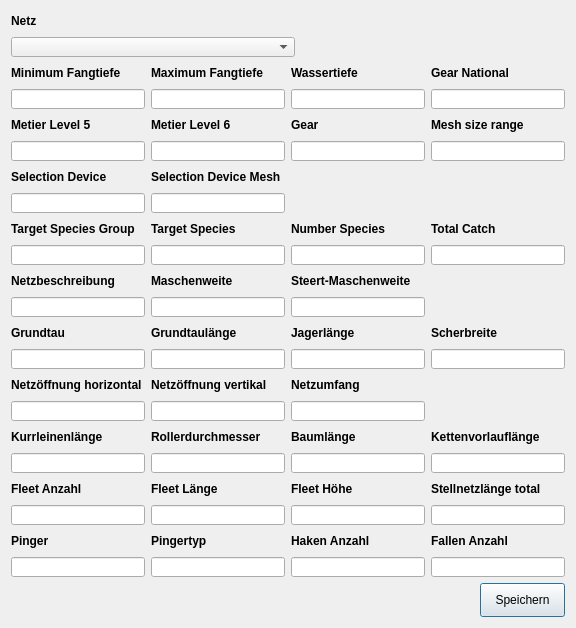
<?xml version="1.0" encoding="UTF-8"?>
<ui version="4.0">
 <class>frm_gear</class>
 <widget class="QDialog" name="frm_gear">
  <property name="geometry">
   <rect>
    <x>0</x>
    <y>0</y>
    <width>576</width>
    <height>614</height>
   </rect>
  </property>
  <property name="windowTitle">
   <string>Dialog</string>
  </property>
  <layout class="QVBoxLayout" name="verticalLayout">
   <item>
    <layout class="QGridLayout" name="gridLayout_2">
     <item row="1" column="0">
      <widget class="QComboBox" name="cb_netz">
       <property name="minimumSize">
        <size>
         <width>284</width>
         <height>20</height>
        </size>
       </property>
      </widget>
     </item>
     <item row="0" column="1" rowspan="2">
      <spacer name="horizontalSpacer">
       <property name="orientation">
        <enum>Qt::Horizontal</enum>
       </property>
       <property name="sizeHint" stdset="0">
        <size>
         <width>40</width>
         <height>20</height>
        </size>
       </property>
      </spacer>
     </item>
     <item row="0" column="0">
      <widget class="QLabel" name="label">
       <property name="minimumSize">
        <size>
         <width>0</width>
         <height>20</height>
        </size>
       </property>
       <property name="font">
        <font>
         <weight>75</weight>
         <bold>true</bold>
        </font>
       </property>
       <property name="text">
        <string>Netz</string>
       </property>
      </widget>
     </item>
    </layout>
   </item>
   <item>
    <layout class="QGridLayout" name="gridLayout">
     <item row="0" column="0">
      <widget class="QLabel" name="label_2">
       <property name="sizePolicy">
        <sizepolicy hsizetype="Expanding" vsizetype="Expanding">
         <horstretch>0</horstretch>
         <verstretch>0</verstretch>
        </sizepolicy>
       </property>
       <property name="minimumSize">
        <size>
         <width>0</width>
         <height>20</height>
        </size>
       </property>
       <property name="font">
        <font>
         <weight>75</weight>
         <bold>true</bold>
        </font>
       </property>
       <property name="text">
        <string>Minimum Fangtiefe</string>
       </property>
      </widget>
     </item>
     <item row="0" column="1">
      <widget class="QLabel" name="label_38">
       <property name="sizePolicy">
        <sizepolicy hsizetype="Expanding" vsizetype="Expanding">
         <horstretch>0</horstretch>
         <verstretch>0</verstretch>
        </sizepolicy>
       </property>
       <property name="minimumSize">
        <size>
         <width>0</width>
         <height>20</height>
        </size>
       </property>
       <property name="font">
        <font>
         <weight>75</weight>
         <bold>true</bold>
        </font>
       </property>
       <property name="text">
        <string>Maximum Fangtiefe</string>
       </property>
      </widget>
     </item>
     <item row="0" column="2">
      <widget class="QLabel" name="label_37">
       <property name="sizePolicy">
        <sizepolicy hsizetype="Expanding" vsizetype="Expanding">
         <horstretch>0</horstretch>
         <verstretch>0</verstretch>
        </sizepolicy>
       </property>
       <property name="minimumSize">
        <size>
         <width>0</width>
         <height>20</height>
        </size>
       </property>
       <property name="font">
        <font>
         <weight>75</weight>
         <bold>true</bold>
        </font>
       </property>
       <property name="text">
        <string>Wassertiefe</string>
       </property>
      </widget>
     </item>
     <item row="0" column="3">
      <widget class="QLabel" name="label_4">
       <property name="sizePolicy">
        <sizepolicy hsizetype="Expanding" vsizetype="Expanding">
         <horstretch>0</horstretch>
         <verstretch>0</verstretch>
        </sizepolicy>
       </property>
       <property name="minimumSize">
        <size>
         <width>0</width>
         <height>20</height>
        </size>
       </property>
       <property name="font">
        <font>
         <weight>75</weight>
         <bold>true</bold>
        </font>
       </property>
       <property name="text">
        <string>Gear National</string>
       </property>
      </widget>
     </item>
     <item row="1" column="0">
      <widget class="QLineEdit" name="edit_minDepth">
       <property name="sizePolicy">
        <sizepolicy hsizetype="Expanding" vsizetype="Expanding">
         <horstretch>0</horstretch>
         <verstretch>0</verstretch>
        </sizepolicy>
       </property>
       <property name="minimumSize">
        <size>
         <width>130</width>
         <height>20</height>
        </size>
       </property>
      </widget>
     </item>
     <item row="1" column="1">
      <widget class="QLineEdit" name="edit_maxDepth">
       <property name="sizePolicy">
        <sizepolicy hsizetype="Expanding" vsizetype="Expanding">
         <horstretch>0</horstretch>
         <verstretch>0</verstretch>
        </sizepolicy>
       </property>
       <property name="minimumSize">
        <size>
         <width>130</width>
         <height>20</height>
        </size>
       </property>
      </widget>
     </item>
     <item row="1" column="2">
      <widget class="QLineEdit" name="edit_waterDepth">
       <property name="sizePolicy">
        <sizepolicy hsizetype="Expanding" vsizetype="Expanding">
         <horstretch>0</horstretch>
         <verstretch>0</verstretch>
        </sizepolicy>
       </property>
       <property name="minimumSize">
        <size>
         <width>130</width>
         <height>20</height>
        </size>
       </property>
      </widget>
     </item>
     <item row="1" column="3">
      <widget class="QLineEdit" name="edit_nation">
       <property name="enabled">
        <bool>true</bool>
       </property>
       <property name="sizePolicy">
        <sizepolicy hsizetype="Expanding" vsizetype="Expanding">
         <horstretch>0</horstretch>
         <verstretch>0</verstretch>
        </sizepolicy>
       </property>
       <property name="minimumSize">
        <size>
         <width>130</width>
         <height>20</height>
        </size>
       </property>
      </widget>
     </item>
     <item row="2" column="0">
      <widget class="QLabel" name="label_5">
       <property name="sizePolicy">
        <sizepolicy hsizetype="Expanding" vsizetype="Expanding">
         <horstretch>0</horstretch>
         <verstretch>0</verstretch>
        </sizepolicy>
       </property>
       <property name="minimumSize">
        <size>
         <width>0</width>
         <height>20</height>
        </size>
       </property>
       <property name="font">
        <font>
         <weight>75</weight>
         <bold>true</bold>
        </font>
       </property>
       <property name="text">
        <string>Metier Level 5</string>
       </property>
      </widget>
     </item>
     <item row="2" column="1">
      <widget class="QLabel" name="label_6">
       <property name="sizePolicy">
        <sizepolicy hsizetype="Expanding" vsizetype="Expanding">
         <horstretch>0</horstretch>
         <verstretch>0</verstretch>
        </sizepolicy>
       </property>
       <property name="minimumSize">
        <size>
         <width>0</width>
         <height>20</height>
        </size>
       </property>
       <property name="font">
        <font>
         <weight>75</weight>
         <bold>true</bold>
        </font>
       </property>
       <property name="text">
        <string>Metier Level 6</string>
       </property>
      </widget>
     </item>
     <item row="2" column="2">
      <widget class="QLabel" name="label_7">
       <property name="sizePolicy">
        <sizepolicy hsizetype="Expanding" vsizetype="Expanding">
         <horstretch>0</horstretch>
         <verstretch>0</verstretch>
        </sizepolicy>
       </property>
       <property name="minimumSize">
        <size>
         <width>0</width>
         <height>20</height>
        </size>
       </property>
       <property name="font">
        <font>
         <weight>75</weight>
         <bold>true</bold>
        </font>
       </property>
       <property name="text">
        <string>Gear</string>
       </property>
      </widget>
     </item>
     <item row="2" column="3">
      <widget class="QLabel" name="label_8">
       <property name="sizePolicy">
        <sizepolicy hsizetype="Expanding" vsizetype="Expanding">
         <horstretch>0</horstretch>
         <verstretch>0</verstretch>
        </sizepolicy>
       </property>
       <property name="minimumSize">
        <size>
         <width>0</width>
         <height>20</height>
        </size>
       </property>
       <property name="font">
        <font>
         <weight>75</weight>
         <bold>true</bold>
        </font>
       </property>
       <property name="text">
        <string>Mesh size range</string>
       </property>
      </widget>
     </item>
     <item row="3" column="0">
      <widget class="QLineEdit" name="edit_tier5">
       <property name="sizePolicy">
        <sizepolicy hsizetype="Expanding" vsizetype="Expanding">
         <horstretch>0</horstretch>
         <verstretch>0</verstretch>
        </sizepolicy>
       </property>
       <property name="minimumSize">
        <size>
         <width>130</width>
         <height>20</height>
        </size>
       </property>
      </widget>
     </item>
     <item row="3" column="1">
      <widget class="QLineEdit" name="edit_tier6">
       <property name="sizePolicy">
        <sizepolicy hsizetype="Expanding" vsizetype="Expanding">
         <horstretch>0</horstretch>
         <verstretch>0</verstretch>
        </sizepolicy>
       </property>
       <property name="minimumSize">
        <size>
         <width>130</width>
         <height>20</height>
        </size>
       </property>
      </widget>
     </item>
     <item row="3" column="2">
      <widget class="QLineEdit" name="edit_gear">
       <property name="sizePolicy">
        <sizepolicy hsizetype="Expanding" vsizetype="Expanding">
         <horstretch>0</horstretch>
         <verstretch>0</verstretch>
        </sizepolicy>
       </property>
       <property name="minimumSize">
        <size>
         <width>130</width>
         <height>20</height>
        </size>
       </property>
      </widget>
     </item>
     <item row="3" column="3">
      <widget class="QLineEdit" name="edit_meshSizeRange">
       <property name="sizePolicy">
        <sizepolicy hsizetype="Expanding" vsizetype="Expanding">
         <horstretch>0</horstretch>
         <verstretch>0</verstretch>
        </sizepolicy>
       </property>
       <property name="minimumSize">
        <size>
         <width>130</width>
         <height>20</height>
        </size>
       </property>
      </widget>
     </item>
     <item row="4" column="0">
      <widget class="QLabel" name="label_9">
       <property name="sizePolicy">
        <sizepolicy hsizetype="Expanding" vsizetype="Expanding">
         <horstretch>0</horstretch>
         <verstretch>0</verstretch>
        </sizepolicy>
       </property>
       <property name="minimumSize">
        <size>
         <width>0</width>
         <height>20</height>
        </size>
       </property>
       <property name="font">
        <font>
         <weight>75</weight>
         <bold>true</bold>
        </font>
       </property>
       <property name="text">
        <string>Selection Device</string>
       </property>
      </widget>
     </item>
     <item row="4" column="1">
      <widget class="QLabel" name="label_10">
       <property name="sizePolicy">
        <sizepolicy hsizetype="Expanding" vsizetype="Expanding">
         <horstretch>0</horstretch>
         <verstretch>0</verstretch>
        </sizepolicy>
       </property>
       <property name="minimumSize">
        <size>
         <width>0</width>
         <height>20</height>
        </size>
       </property>
       <property name="font">
        <font>
         <weight>75</weight>
         <bold>true</bold>
        </font>
       </property>
       <property name="text">
        <string>Selection Device Mesh</string>
       </property>
      </widget>
     </item>
     <item row="5" column="0">
      <widget class="QLineEdit" name="edit_device">
       <property name="sizePolicy">
        <sizepolicy hsizetype="Expanding" vsizetype="Expanding">
         <horstretch>0</horstretch>
         <verstretch>0</verstretch>
        </sizepolicy>
       </property>
       <property name="minimumSize">
        <size>
         <width>130</width>
         <height>20</height>
        </size>
       </property>
      </widget>
     </item>
     <item row="5" column="1">
      <widget class="QLineEdit" name="edit_deviceMesh">
       <property name="sizePolicy">
        <sizepolicy hsizetype="Expanding" vsizetype="Expanding">
         <horstretch>0</horstretch>
         <verstretch>0</verstretch>
        </sizepolicy>
       </property>
       <property name="minimumSize">
        <size>
         <width>130</width>
         <height>20</height>
        </size>
       </property>
      </widget>
     </item>
     <item row="6" column="0">
      <widget class="QLabel" name="label_12">
       <property name="sizePolicy">
        <sizepolicy hsizetype="Expanding" vsizetype="Expanding">
         <horstretch>0</horstretch>
         <verstretch>0</verstretch>
        </sizepolicy>
       </property>
       <property name="minimumSize">
        <size>
         <width>0</width>
         <height>20</height>
        </size>
       </property>
       <property name="font">
        <font>
         <weight>75</weight>
         <bold>true</bold>
        </font>
       </property>
       <property name="text">
        <string>Target Species Group</string>
       </property>
      </widget>
     </item>
     <item row="6" column="1">
      <widget class="QLabel" name="label_11">
       <property name="sizePolicy">
        <sizepolicy hsizetype="Expanding" vsizetype="Expanding">
         <horstretch>0</horstretch>
         <verstretch>0</verstretch>
        </sizepolicy>
       </property>
       <property name="minimumSize">
        <size>
         <width>0</width>
         <height>20</height>
        </size>
       </property>
       <property name="font">
        <font>
         <weight>75</weight>
         <bold>true</bold>
        </font>
       </property>
       <property name="text">
        <string>Target Species</string>
       </property>
      </widget>
     </item>
     <item row="6" column="2">
      <widget class="QLabel" name="label_17">
       <property name="sizePolicy">
        <sizepolicy hsizetype="Expanding" vsizetype="Expanding">
         <horstretch>0</horstretch>
         <verstretch>0</verstretch>
        </sizepolicy>
       </property>
       <property name="minimumSize">
        <size>
         <width>0</width>
         <height>20</height>
        </size>
       </property>
       <property name="font">
        <font>
         <weight>75</weight>
         <bold>true</bold>
        </font>
       </property>
       <property name="text">
        <string>Number Species</string>
       </property>
      </widget>
     </item>
     <item row="6" column="3">
      <widget class="QLabel" name="label_13">
       <property name="sizePolicy">
        <sizepolicy hsizetype="Expanding" vsizetype="Expanding">
         <horstretch>0</horstretch>
         <verstretch>0</verstretch>
        </sizepolicy>
       </property>
       <property name="minimumSize">
        <size>
         <width>0</width>
         <height>20</height>
        </size>
       </property>
       <property name="font">
        <font>
         <weight>75</weight>
         <bold>true</bold>
        </font>
       </property>
       <property name="text">
        <string>Total Catch</string>
       </property>
      </widget>
     </item>
     <item row="7" column="0">
      <widget class="QLineEdit" name="edit_spGroup">
       <property name="sizePolicy">
        <sizepolicy hsizetype="Expanding" vsizetype="Expanding">
         <horstretch>0</horstretch>
         <verstretch>0</verstretch>
        </sizepolicy>
       </property>
       <property name="minimumSize">
        <size>
         <width>130</width>
         <height>20</height>
        </size>
       </property>
      </widget>
     </item>
     <item row="7" column="1">
      <widget class="QLineEdit" name="edit_sp">
       <property name="sizePolicy">
        <sizepolicy hsizetype="Expanding" vsizetype="Expanding">
         <horstretch>0</horstretch>
         <verstretch>0</verstretch>
        </sizepolicy>
       </property>
       <property name="minimumSize">
        <size>
         <width>130</width>
         <height>20</height>
        </size>
       </property>
      </widget>
     </item>
     <item row="7" column="2">
      <widget class="QLineEdit" name="edit_spNum">
       <property name="sizePolicy">
        <sizepolicy hsizetype="Expanding" vsizetype="Expanding">
         <horstretch>0</horstretch>
         <verstretch>0</verstretch>
        </sizepolicy>
       </property>
       <property name="minimumSize">
        <size>
         <width>130</width>
         <height>20</height>
        </size>
       </property>
      </widget>
     </item>
     <item row="7" column="3">
      <widget class="QLineEdit" name="edit_catch">
       <property name="sizePolicy">
        <sizepolicy hsizetype="Expanding" vsizetype="Expanding">
         <horstretch>0</horstretch>
         <verstretch>0</verstretch>
        </sizepolicy>
       </property>
       <property name="minimumSize">
        <size>
         <width>130</width>
         <height>20</height>
        </size>
       </property>
      </widget>
     </item>
     <item row="8" column="0">
      <widget class="QLabel" name="label_19">
       <property name="sizePolicy">
        <sizepolicy hsizetype="Expanding" vsizetype="Expanding">
         <horstretch>0</horstretch>
         <verstretch>0</verstretch>
        </sizepolicy>
       </property>
       <property name="minimumSize">
        <size>
         <width>0</width>
         <height>20</height>
        </size>
       </property>
       <property name="font">
        <font>
         <weight>75</weight>
         <bold>true</bold>
        </font>
       </property>
       <property name="text">
        <string>Netzbeschreibung</string>
       </property>
      </widget>
     </item>
     <item row="8" column="1">
      <widget class="QLabel" name="label_18">
       <property name="sizePolicy">
        <sizepolicy hsizetype="Expanding" vsizetype="Expanding">
         <horstretch>0</horstretch>
         <verstretch>0</verstretch>
        </sizepolicy>
       </property>
       <property name="minimumSize">
        <size>
         <width>0</width>
         <height>20</height>
        </size>
       </property>
       <property name="font">
        <font>
         <weight>75</weight>
         <bold>true</bold>
        </font>
       </property>
       <property name="text">
        <string>Maschenweite</string>
       </property>
      </widget>
     </item>
     <item row="8" column="2">
      <widget class="QLabel" name="label_14">
       <property name="sizePolicy">
        <sizepolicy hsizetype="Expanding" vsizetype="Expanding">
         <horstretch>0</horstretch>
         <verstretch>0</verstretch>
        </sizepolicy>
       </property>
       <property name="minimumSize">
        <size>
         <width>0</width>
         <height>20</height>
        </size>
       </property>
       <property name="font">
        <font>
         <weight>75</weight>
         <bold>true</bold>
        </font>
       </property>
       <property name="text">
        <string>Steert-Maschenweite</string>
       </property>
      </widget>
     </item>
     <item row="9" column="0">
      <widget class="QLineEdit" name="edit_gearAdd">
       <property name="sizePolicy">
        <sizepolicy hsizetype="Expanding" vsizetype="Expanding">
         <horstretch>0</horstretch>
         <verstretch>0</verstretch>
        </sizepolicy>
       </property>
       <property name="minimumSize">
        <size>
         <width>130</width>
         <height>20</height>
        </size>
       </property>
      </widget>
     </item>
     <item row="9" column="1">
      <widget class="QLineEdit" name="edit_meshSize">
       <property name="sizePolicy">
        <sizepolicy hsizetype="Expanding" vsizetype="Expanding">
         <horstretch>0</horstretch>
         <verstretch>0</verstretch>
        </sizepolicy>
       </property>
       <property name="minimumSize">
        <size>
         <width>130</width>
         <height>20</height>
        </size>
       </property>
      </widget>
     </item>
     <item row="9" column="2">
      <widget class="QLineEdit" name="edit_codendMeshSize">
       <property name="sizePolicy">
        <sizepolicy hsizetype="Expanding" vsizetype="Expanding">
         <horstretch>0</horstretch>
         <verstretch>0</verstretch>
        </sizepolicy>
       </property>
       <property name="minimumSize">
        <size>
         <width>130</width>
         <height>20</height>
        </size>
       </property>
      </widget>
     </item>
     <item row="10" column="0">
      <widget class="QLabel" name="label_23">
       <property name="sizePolicy">
        <sizepolicy hsizetype="Expanding" vsizetype="Expanding">
         <horstretch>0</horstretch>
         <verstretch>0</verstretch>
        </sizepolicy>
       </property>
       <property name="minimumSize">
        <size>
         <width>0</width>
         <height>20</height>
        </size>
       </property>
       <property name="font">
        <font>
         <weight>75</weight>
         <bold>true</bold>
        </font>
       </property>
       <property name="text">
        <string>Grundtau</string>
       </property>
      </widget>
     </item>
     <item row="10" column="1">
      <widget class="QLabel" name="label_15">
       <property name="sizePolicy">
        <sizepolicy hsizetype="Expanding" vsizetype="Expanding">
         <horstretch>0</horstretch>
         <verstretch>0</verstretch>
        </sizepolicy>
       </property>
       <property name="minimumSize">
        <size>
         <width>0</width>
         <height>20</height>
        </size>
       </property>
       <property name="font">
        <font>
         <weight>75</weight>
         <bold>true</bold>
        </font>
       </property>
       <property name="text">
        <string>Grundtaulänge</string>
       </property>
      </widget>
     </item>
     <item row="10" column="2">
      <widget class="QLabel" name="label_22">
       <property name="sizePolicy">
        <sizepolicy hsizetype="Expanding" vsizetype="Expanding">
         <horstretch>0</horstretch>
         <verstretch>0</verstretch>
        </sizepolicy>
       </property>
       <property name="minimumSize">
        <size>
         <width>0</width>
         <height>20</height>
        </size>
       </property>
       <property name="font">
        <font>
         <weight>75</weight>
         <bold>true</bold>
        </font>
       </property>
       <property name="text">
        <string>Jagerlänge</string>
       </property>
      </widget>
     </item>
     <item row="10" column="3">
      <widget class="QLabel" name="label_16">
       <property name="sizePolicy">
        <sizepolicy hsizetype="Expanding" vsizetype="Expanding">
         <horstretch>0</horstretch>
         <verstretch>0</verstretch>
        </sizepolicy>
       </property>
       <property name="minimumSize">
        <size>
         <width>0</width>
         <height>20</height>
        </size>
       </property>
       <property name="font">
        <font>
         <weight>75</weight>
         <bold>true</bold>
        </font>
       </property>
       <property name="text">
        <string>Scherbreite</string>
       </property>
      </widget>
     </item>
     <item row="11" column="0">
      <widget class="QLineEdit" name="edit_footrope">
       <property name="sizePolicy">
        <sizepolicy hsizetype="Expanding" vsizetype="Expanding">
         <horstretch>0</horstretch>
         <verstretch>0</verstretch>
        </sizepolicy>
       </property>
       <property name="minimumSize">
        <size>
         <width>130</width>
         <height>20</height>
        </size>
       </property>
      </widget>
     </item>
     <item row="11" column="1">
      <widget class="QLineEdit" name="edit_footropeLength">
       <property name="sizePolicy">
        <sizepolicy hsizetype="Expanding" vsizetype="Expanding">
         <horstretch>0</horstretch>
         <verstretch>0</verstretch>
        </sizepolicy>
       </property>
       <property name="minimumSize">
        <size>
         <width>130</width>
         <height>20</height>
        </size>
       </property>
      </widget>
     </item>
     <item row="11" column="2">
      <widget class="QLineEdit" name="edit_jagerLength">
       <property name="sizePolicy">
        <sizepolicy hsizetype="Expanding" vsizetype="Expanding">
         <horstretch>0</horstretch>
         <verstretch>0</verstretch>
        </sizepolicy>
       </property>
       <property name="minimumSize">
        <size>
         <width>130</width>
         <height>20</height>
        </size>
       </property>
      </widget>
     </item>
     <item row="11" column="3">
      <widget class="QLineEdit" name="edit_netBoard">
       <property name="sizePolicy">
        <sizepolicy hsizetype="Expanding" vsizetype="Expanding">
         <horstretch>0</horstretch>
         <verstretch>0</verstretch>
        </sizepolicy>
       </property>
       <property name="minimumSize">
        <size>
         <width>130</width>
         <height>20</height>
        </size>
       </property>
      </widget>
     </item>
     <item row="12" column="0">
      <widget class="QLabel" name="label_24">
       <property name="sizePolicy">
        <sizepolicy hsizetype="Expanding" vsizetype="Expanding">
         <horstretch>0</horstretch>
         <verstretch>0</verstretch>
        </sizepolicy>
       </property>
       <property name="minimumSize">
        <size>
         <width>0</width>
         <height>20</height>
        </size>
       </property>
       <property name="font">
        <font>
         <weight>75</weight>
         <bold>true</bold>
        </font>
       </property>
       <property name="text">
        <string>Netzöffnung horizontal</string>
       </property>
      </widget>
     </item>
     <item row="12" column="1">
      <widget class="QLabel" name="label_21">
       <property name="sizePolicy">
        <sizepolicy hsizetype="Expanding" vsizetype="Expanding">
         <horstretch>0</horstretch>
         <verstretch>0</verstretch>
        </sizepolicy>
       </property>
       <property name="minimumSize">
        <size>
         <width>0</width>
         <height>20</height>
        </size>
       </property>
       <property name="font">
        <font>
         <weight>75</weight>
         <bold>true</bold>
        </font>
       </property>
       <property name="text">
        <string>Netzöffnung vertikal</string>
       </property>
      </widget>
     </item>
     <item row="12" column="2">
      <widget class="QLabel" name="label_20">
       <property name="sizePolicy">
        <sizepolicy hsizetype="Expanding" vsizetype="Expanding">
         <horstretch>0</horstretch>
         <verstretch>0</verstretch>
        </sizepolicy>
       </property>
       <property name="minimumSize">
        <size>
         <width>0</width>
         <height>20</height>
        </size>
       </property>
       <property name="font">
        <font>
         <weight>75</weight>
         <bold>true</bold>
        </font>
       </property>
       <property name="text">
        <string>Netzumfang</string>
       </property>
      </widget>
     </item>
     <item row="13" column="0">
      <widget class="QLineEdit" name="edit_netHori">
       <property name="sizePolicy">
        <sizepolicy hsizetype="Expanding" vsizetype="Expanding">
         <horstretch>0</horstretch>
         <verstretch>0</verstretch>
        </sizepolicy>
       </property>
       <property name="minimumSize">
        <size>
         <width>130</width>
         <height>20</height>
        </size>
       </property>
      </widget>
     </item>
     <item row="13" column="1">
      <widget class="QLineEdit" name="edit_netVert">
       <property name="sizePolicy">
        <sizepolicy hsizetype="Expanding" vsizetype="Expanding">
         <horstretch>0</horstretch>
         <verstretch>0</verstretch>
        </sizepolicy>
       </property>
       <property name="minimumSize">
        <size>
         <width>130</width>
         <height>20</height>
        </size>
       </property>
      </widget>
     </item>
     <item row="13" column="2">
      <widget class="QLineEdit" name="edit_netGirth">
       <property name="sizePolicy">
        <sizepolicy hsizetype="Expanding" vsizetype="Expanding">
         <horstretch>0</horstretch>
         <verstretch>0</verstretch>
        </sizepolicy>
       </property>
       <property name="minimumSize">
        <size>
         <width>130</width>
         <height>20</height>
        </size>
       </property>
      </widget>
     </item>
     <item row="14" column="0">
      <widget class="QLabel" name="label_29">
       <property name="sizePolicy">
        <sizepolicy hsizetype="Expanding" vsizetype="Expanding">
         <horstretch>0</horstretch>
         <verstretch>0</verstretch>
        </sizepolicy>
       </property>
       <property name="minimumSize">
        <size>
         <width>0</width>
         <height>20</height>
        </size>
       </property>
       <property name="font">
        <font>
         <weight>75</weight>
         <bold>true</bold>
        </font>
       </property>
       <property name="text">
        <string>Kurrleinenlänge</string>
       </property>
      </widget>
     </item>
     <item row="14" column="1">
      <widget class="QLabel" name="label_25">
       <property name="sizePolicy">
        <sizepolicy hsizetype="Expanding" vsizetype="Expanding">
         <horstretch>0</horstretch>
         <verstretch>0</verstretch>
        </sizepolicy>
       </property>
       <property name="minimumSize">
        <size>
         <width>0</width>
         <height>20</height>
        </size>
       </property>
       <property name="font">
        <font>
         <weight>75</weight>
         <bold>true</bold>
        </font>
       </property>
       <property name="text">
        <string>Rollerdurchmesser</string>
       </property>
      </widget>
     </item>
     <item row="14" column="2">
      <widget class="QLabel" name="label_31">
       <property name="sizePolicy">
        <sizepolicy hsizetype="Expanding" vsizetype="Expanding">
         <horstretch>0</horstretch>
         <verstretch>0</verstretch>
        </sizepolicy>
       </property>
       <property name="minimumSize">
        <size>
         <width>0</width>
         <height>20</height>
        </size>
       </property>
       <property name="font">
        <font>
         <weight>75</weight>
         <bold>true</bold>
        </font>
       </property>
       <property name="text">
        <string>Baumlänge</string>
       </property>
      </widget>
     </item>
     <item row="14" column="3">
      <widget class="QLabel" name="label_30">
       <property name="sizePolicy">
        <sizepolicy hsizetype="Expanding" vsizetype="Expanding">
         <horstretch>0</horstretch>
         <verstretch>0</verstretch>
        </sizepolicy>
       </property>
       <property name="minimumSize">
        <size>
         <width>0</width>
         <height>20</height>
        </size>
       </property>
       <property name="font">
        <font>
         <weight>75</weight>
         <bold>true</bold>
        </font>
       </property>
       <property name="text">
        <string>Kettenvorlauflänge</string>
       </property>
      </widget>
     </item>
     <item row="15" column="0">
      <widget class="QLineEdit" name="edit_curlLineLength">
       <property name="sizePolicy">
        <sizepolicy hsizetype="Expanding" vsizetype="Expanding">
         <horstretch>0</horstretch>
         <verstretch>0</verstretch>
        </sizepolicy>
       </property>
       <property name="minimumSize">
        <size>
         <width>130</width>
         <height>20</height>
        </size>
       </property>
      </widget>
     </item>
     <item row="15" column="1">
      <widget class="QLineEdit" name="edit_rollerDiam">
       <property name="sizePolicy">
        <sizepolicy hsizetype="Expanding" vsizetype="Expanding">
         <horstretch>0</horstretch>
         <verstretch>0</verstretch>
        </sizepolicy>
       </property>
       <property name="minimumSize">
        <size>
         <width>130</width>
         <height>20</height>
        </size>
       </property>
      </widget>
     </item>
     <item row="15" column="2">
      <widget class="QLineEdit" name="edit_beamLength">
       <property name="sizePolicy">
        <sizepolicy hsizetype="Expanding" vsizetype="Expanding">
         <horstretch>0</horstretch>
         <verstretch>0</verstretch>
        </sizepolicy>
       </property>
       <property name="minimumSize">
        <size>
         <width>130</width>
         <height>20</height>
        </size>
       </property>
      </widget>
     </item>
     <item row="15" column="3">
      <widget class="QLineEdit" name="edit_beamChains">
       <property name="sizePolicy">
        <sizepolicy hsizetype="Expanding" vsizetype="Expanding">
         <horstretch>0</horstretch>
         <verstretch>0</verstretch>
        </sizepolicy>
       </property>
       <property name="minimumSize">
        <size>
         <width>130</width>
         <height>20</height>
        </size>
       </property>
      </widget>
     </item>
     <item row="16" column="0">
      <widget class="QLabel" name="label_26">
       <property name="sizePolicy">
        <sizepolicy hsizetype="Expanding" vsizetype="Expanding">
         <horstretch>0</horstretch>
         <verstretch>0</verstretch>
        </sizepolicy>
       </property>
       <property name="minimumSize">
        <size>
         <width>0</width>
         <height>20</height>
        </size>
       </property>
       <property name="font">
        <font>
         <weight>75</weight>
         <bold>true</bold>
        </font>
       </property>
       <property name="text">
        <string>Fleet Anzahl</string>
       </property>
      </widget>
     </item>
     <item row="16" column="1">
      <widget class="QLabel" name="label_35">
       <property name="sizePolicy">
        <sizepolicy hsizetype="Expanding" vsizetype="Expanding">
         <horstretch>0</horstretch>
         <verstretch>0</verstretch>
        </sizepolicy>
       </property>
       <property name="minimumSize">
        <size>
         <width>0</width>
         <height>20</height>
        </size>
       </property>
       <property name="font">
        <font>
         <weight>75</weight>
         <bold>true</bold>
        </font>
       </property>
       <property name="text">
        <string>Fleet Länge</string>
       </property>
      </widget>
     </item>
     <item row="16" column="2">
      <widget class="QLabel" name="label_27">
       <property name="sizePolicy">
        <sizepolicy hsizetype="Expanding" vsizetype="Expanding">
         <horstretch>0</horstretch>
         <verstretch>0</verstretch>
        </sizepolicy>
       </property>
       <property name="minimumSize">
        <size>
         <width>0</width>
         <height>20</height>
        </size>
       </property>
       <property name="font">
        <font>
         <weight>75</weight>
         <bold>true</bold>
        </font>
       </property>
       <property name="text">
        <string>Fleet Höhe</string>
       </property>
      </widget>
     </item>
     <item row="16" column="3">
      <widget class="QLabel" name="label_34">
       <property name="sizePolicy">
        <sizepolicy hsizetype="Expanding" vsizetype="Expanding">
         <horstretch>0</horstretch>
         <verstretch>0</verstretch>
        </sizepolicy>
       </property>
       <property name="minimumSize">
        <size>
         <width>0</width>
         <height>20</height>
        </size>
       </property>
       <property name="font">
        <font>
         <weight>75</weight>
         <bold>true</bold>
        </font>
       </property>
       <property name="text">
        <string>Stellnetzlänge total</string>
       </property>
      </widget>
     </item>
     <item row="17" column="0">
      <widget class="QLineEdit" name="edit_setNetNum">
       <property name="sizePolicy">
        <sizepolicy hsizetype="Expanding" vsizetype="Expanding">
         <horstretch>0</horstretch>
         <verstretch>0</verstretch>
        </sizepolicy>
       </property>
       <property name="minimumSize">
        <size>
         <width>130</width>
         <height>20</height>
        </size>
       </property>
      </widget>
     </item>
     <item row="17" column="1">
      <widget class="QLineEdit" name="edit_setNetLength">
       <property name="sizePolicy">
        <sizepolicy hsizetype="Expanding" vsizetype="Expanding">
         <horstretch>0</horstretch>
         <verstretch>0</verstretch>
        </sizepolicy>
       </property>
       <property name="minimumSize">
        <size>
         <width>130</width>
         <height>20</height>
        </size>
       </property>
      </widget>
     </item>
     <item row="17" column="2">
      <widget class="QLineEdit" name="edit_setNetHeight">
       <property name="sizePolicy">
        <sizepolicy hsizetype="Expanding" vsizetype="Expanding">
         <horstretch>0</horstretch>
         <verstretch>0</verstretch>
        </sizepolicy>
       </property>
       <property name="minimumSize">
        <size>
         <width>130</width>
         <height>20</height>
        </size>
       </property>
      </widget>
     </item>
     <item row="17" column="3">
      <widget class="QLineEdit" name="edit_setNetTotal">
       <property name="sizePolicy">
        <sizepolicy hsizetype="Expanding" vsizetype="Expanding">
         <horstretch>0</horstretch>
         <verstretch>0</verstretch>
        </sizepolicy>
       </property>
       <property name="minimumSize">
        <size>
         <width>130</width>
         <height>20</height>
        </size>
       </property>
      </widget>
     </item>
     <item row="18" column="0">
      <widget class="QLabel" name="label_28">
       <property name="sizePolicy">
        <sizepolicy hsizetype="Expanding" vsizetype="Expanding">
         <horstretch>0</horstretch>
         <verstretch>0</verstretch>
        </sizepolicy>
       </property>
       <property name="minimumSize">
        <size>
         <width>0</width>
         <height>20</height>
        </size>
       </property>
       <property name="font">
        <font>
         <weight>75</weight>
         <bold>true</bold>
        </font>
       </property>
       <property name="text">
        <string>Pinger</string>
       </property>
      </widget>
     </item>
     <item row="18" column="1">
      <widget class="QLabel" name="label_36">
       <property name="sizePolicy">
        <sizepolicy hsizetype="Expanding" vsizetype="Expanding">
         <horstretch>0</horstretch>
         <verstretch>0</verstretch>
        </sizepolicy>
       </property>
       <property name="minimumSize">
        <size>
         <width>0</width>
         <height>20</height>
        </size>
       </property>
       <property name="font">
        <font>
         <weight>75</weight>
         <bold>true</bold>
        </font>
       </property>
       <property name="text">
        <string>Pingertyp</string>
       </property>
      </widget>
     </item>
     <item row="18" column="2">
      <widget class="QLabel" name="label_33">
       <property name="sizePolicy">
        <sizepolicy hsizetype="Expanding" vsizetype="Expanding">
         <horstretch>0</horstretch>
         <verstretch>0</verstretch>
        </sizepolicy>
       </property>
       <property name="minimumSize">
        <size>
         <width>0</width>
         <height>20</height>
        </size>
       </property>
       <property name="font">
        <font>
         <weight>75</weight>
         <bold>true</bold>
        </font>
       </property>
       <property name="text">
        <string>Haken Anzahl</string>
       </property>
      </widget>
     </item>
     <item row="18" column="3">
      <widget class="QLabel" name="label_32">
       <property name="sizePolicy">
        <sizepolicy hsizetype="Expanding" vsizetype="Expanding">
         <horstretch>0</horstretch>
         <verstretch>0</verstretch>
        </sizepolicy>
       </property>
       <property name="minimumSize">
        <size>
         <width>0</width>
         <height>20</height>
        </size>
       </property>
       <property name="font">
        <font>
         <weight>75</weight>
         <bold>true</bold>
        </font>
       </property>
       <property name="text">
        <string>Fallen Anzahl</string>
       </property>
      </widget>
     </item>
     <item row="19" column="0">
      <widget class="QLineEdit" name="edit_pinger">
       <property name="sizePolicy">
        <sizepolicy hsizetype="Expanding" vsizetype="Expanding">
         <horstretch>0</horstretch>
         <verstretch>0</verstretch>
        </sizepolicy>
       </property>
       <property name="minimumSize">
        <size>
         <width>130</width>
         <height>20</height>
        </size>
       </property>
      </widget>
     </item>
     <item row="19" column="1">
      <widget class="QLineEdit" name="edit_pingerType">
       <property name="sizePolicy">
        <sizepolicy hsizetype="Expanding" vsizetype="Expanding">
         <horstretch>0</horstretch>
         <verstretch>0</verstretch>
        </sizepolicy>
       </property>
       <property name="minimumSize">
        <size>
         <width>130</width>
         <height>20</height>
        </size>
       </property>
      </widget>
     </item>
     <item row="19" column="2">
      <widget class="QLineEdit" name="edit_hooks">
       <property name="sizePolicy">
        <sizepolicy hsizetype="Expanding" vsizetype="Expanding">
         <horstretch>0</horstretch>
         <verstretch>0</verstretch>
        </sizepolicy>
       </property>
       <property name="minimumSize">
        <size>
         <width>130</width>
         <height>20</height>
        </size>
       </property>
      </widget>
     </item>
     <item row="19" column="3">
      <widget class="QLineEdit" name="edit_traps">
       <property name="sizePolicy">
        <sizepolicy hsizetype="Expanding" vsizetype="Expanding">
         <horstretch>0</horstretch>
         <verstretch>0</verstretch>
        </sizepolicy>
       </property>
       <property name="minimumSize">
        <size>
         <width>130</width>
         <height>20</height>
        </size>
       </property>
      </widget>
     </item>
    </layout>
   </item>
   <item>
    <layout class="QHBoxLayout" name="horizontalLayout_3">
     <item>
      <spacer name="horizontalSpacer_2">
       <property name="orientation">
        <enum>Qt::Horizontal</enum>
       </property>
       <property name="sizeHint" stdset="0">
        <size>
         <width>40</width>
         <height>20</height>
        </size>
       </property>
      </spacer>
     </item>
     <item>
      <widget class="QPushButton" name="btn_save">
       <property name="sizePolicy">
        <sizepolicy hsizetype="Minimum" vsizetype="Preferred">
         <horstretch>0</horstretch>
         <verstretch>0</verstretch>
        </sizepolicy>
       </property>
       <property name="minimumSize">
        <size>
         <width>85</width>
         <height>34</height>
        </size>
       </property>
       <property name="text">
        <string>Speichern</string>
       </property>
      </widget>
     </item>
    </layout>
   </item>
  </layout>
 </widget>
 <resources/>
 <connections/>
</ui>
